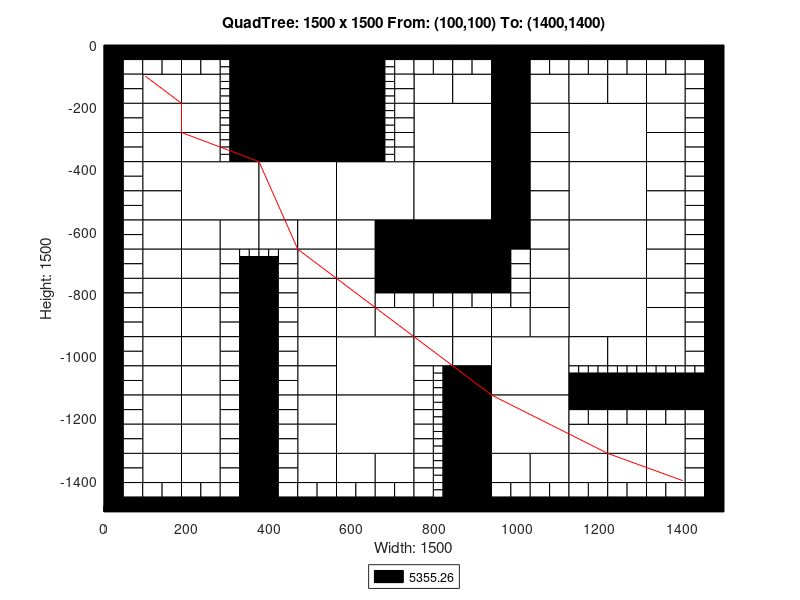

Write the MATLAB code that produced this figure.
axis([0 1500 -1500 0]);
title('QuadTree: 1500 x 1500 From: (100,100) To: (1400,1400)');
xlabel('Width: 1500');
ylabel('Height: 1500');
rectangle('Position',[375 -187.5 187.5 187.5], 'FaceColor',[0 0 0]);
rectangle('Position',[375 -375 187.5 187.5], 'FaceColor',[0 0 0]);
rectangle('Position',[187.5 -562.5 187.5 187.5], 'FaceColor',[1 1 1]);
rectangle('Position',[375 -562.5 187.5 187.5], 'FaceColor',[1 1 1]);
rectangle('Position',[562.5 -562.5 187.5 187.5], 'FaceColor',[1 1 1]);
rectangle('Position',[750 -375 187.5 187.5], 'FaceColor',[1 1 1]);
rectangle('Position',[1125 -375 187.5 187.5], 'FaceColor',[1 1 1]);
rectangle('Position',[750 -562.5 187.5 187.5], 'FaceColor',[1 1 1]);
rectangle('Position',[750 -750 187.5 187.5], 'FaceColor',[0 0 0]);
rectangle('Position',[1125 -562.5 187.5 187.5], 'FaceColor',[1 1 1]);
rectangle('Position',[1125 -750 187.5 187.5], 'FaceColor',[1 1 1]);
rectangle('Position',[562.5 -1125 187.5 187.5], 'FaceColor',[1 1 1]);
rectangle('Position',[562.5 -1312.5 187.5 187.5], 'FaceColor',[1 1 1]);
rectangle('Position',[937.5 -1125 187.5 187.5], 'FaceColor',[1 1 1]);
rectangle('Position',[1125 -937.5 187.5 187.5], 'FaceColor',[1 1 1]);
rectangle('Position',[937.5 -1312.5 187.5 187.5], 'FaceColor',[1 1 1]);
rectangle('Position',[93.75 -187.5 93.75 93.75], 'FaceColor',[1 1 1]);
rectangle('Position',[187.5 -187.5 93.75 93.75], 'FaceColor',[1 1 1]);
rectangle('Position',[93.75 -281.25 93.75 93.75], 'FaceColor',[1 1 1]);
rectangle('Position',[93.75 -375 93.75 93.75], 'FaceColor',[1 1 1]);
rectangle('Position',[187.5 -281.25 93.75 93.75], 'FaceColor',[1 1 1]);
rectangle('Position',[187.5 -375 93.75 93.75], 'FaceColor',[1 1 1]);
rectangle('Position',[562.5 -93.75 93.75 93.75], 'FaceColor',[0 0 0]);
rectangle('Position',[562.5 -187.5 93.75 93.75], 'FaceColor',[0 0 0]);
rectangle('Position',[562.5 -281.25 93.75 93.75], 'FaceColor',[0 0 0]);
rectangle('Position',[562.5 -375 93.75 93.75], 'FaceColor',[0 0 0]);
rectangle('Position',[93.75 -468.75 93.75 93.75], 'FaceColor',[1 1 1]);
rectangle('Position',[93.75 -562.5 93.75 93.75], 'FaceColor',[1 1 1]);
rectangle('Position',[93.75 -656.25 93.75 93.75], 'FaceColor',[1 1 1]);
rectangle('Position',[93.75 -750 93.75 93.75], 'FaceColor',[1 1 1]);
rectangle('Position',[187.5 -656.25 93.75 93.75], 'FaceColor',[1 1 1]);
rectangle('Position',[281.25 -656.25 93.75 93.75], 'FaceColor',[1 1 1]);
rectangle('Position',[187.5 -750 93.75 93.75], 'FaceColor',[1 1 1]);
rectangle('Position',[375 -656.25 93.75 93.75], 'FaceColor',[1 1 1]);
rectangle('Position',[468.75 -656.25 93.75 93.75], 'FaceColor',[1 1 1]);
rectangle('Position',[468.75 -750 93.75 93.75], 'FaceColor',[1 1 1]);
rectangle('Position',[562.5 -656.25 93.75 93.75], 'FaceColor',[1 1 1]);
rectangle('Position',[656.25 -656.25 93.75 93.75], 'FaceColor',[0 0 0]);
rectangle('Position',[562.5 -750 93.75 93.75], 'FaceColor',[1 1 1]);
rectangle('Position',[656.25 -750 93.75 93.75], 'FaceColor',[0 0 0]);
rectangle('Position',[750 -187.5 93.75 93.75], 'FaceColor',[1 1 1]);
rectangle('Position',[843.75 -187.5 93.75 93.75], 'FaceColor',[1 1 1]);
rectangle('Position',[937.5 -93.75 93.75 93.75], 'FaceColor',[0 0 0]);
rectangle('Position',[937.5 -187.5 93.75 93.75], 'FaceColor',[0 0 0]);
rectangle('Position',[1031.25 -187.5 93.75 93.75], 'FaceColor',[1 1 1]);
rectangle('Position',[937.5 -281.25 93.75 93.75], 'FaceColor',[0 0 0]);
rectangle('Position',[1031.25 -281.25 93.75 93.75], 'FaceColor',[1 1 1]);
rectangle('Position',[937.5 -375 93.75 93.75], 'FaceColor',[0 0 0]);
rectangle('Position',[1031.25 -375 93.75 93.75], 'FaceColor',[1 1 1]);
rectangle('Position',[1125 -187.5 93.75 93.75], 'FaceColor',[1 1 1]);
rectangle('Position',[1218.75 -187.5 93.75 93.75], 'FaceColor',[1 1 1]);
rectangle('Position',[1312.5 -187.5 93.75 93.75], 'FaceColor',[1 1 1]);
rectangle('Position',[1312.5 -281.25 93.75 93.75], 'FaceColor',[1 1 1]);
rectangle('Position',[1312.5 -375 93.75 93.75], 'FaceColor',[1 1 1]);
rectangle('Position',[937.5 -468.75 93.75 93.75], 'FaceColor',[0 0 0]);
rectangle('Position',[1031.25 -468.75 93.75 93.75], 'FaceColor',[1 1 1]);
rectangle('Position',[937.5 -562.5 93.75 93.75], 'FaceColor',[0 0 0]);
rectangle('Position',[1031.25 -562.5 93.75 93.75], 'FaceColor',[1 1 1]);
rectangle('Position',[937.5 -656.25 93.75 93.75], 'FaceColor',[0 0 0]);
rectangle('Position',[1031.25 -656.25 93.75 93.75], 'FaceColor',[1 1 1]);
rectangle('Position',[1031.25 -750 93.75 93.75], 'FaceColor',[1 1 1]);
rectangle('Position',[1312.5 -468.75 93.75 93.75], 'FaceColor',[1 1 1]);
rectangle('Position',[1312.5 -562.5 93.75 93.75], 'FaceColor',[1 1 1]);
rectangle('Position',[1312.5 -656.25 93.75 93.75], 'FaceColor',[1 1 1]);
rectangle('Position',[1312.5 -750 93.75 93.75], 'FaceColor',[1 1 1]);
rectangle('Position',[93.75 -843.75 93.75 93.75], 'FaceColor',[1 1 1]);
rectangle('Position',[93.75 -937.5 93.75 93.75], 'FaceColor',[1 1 1]);
rectangle('Position',[187.5 -843.75 93.75 93.75], 'FaceColor',[1 1 1]);
rectangle('Position',[187.5 -937.5 93.75 93.75], 'FaceColor',[1 1 1]);
rectangle('Position',[93.75 -1031.25 93.75 93.75], 'FaceColor',[1 1 1]);
rectangle('Position',[93.75 -1125 93.75 93.75], 'FaceColor',[1 1 1]);
rectangle('Position',[187.5 -1031.25 93.75 93.75], 'FaceColor',[1 1 1]);
rectangle('Position',[187.5 -1125 93.75 93.75], 'FaceColor',[1 1 1]);
rectangle('Position',[468.75 -843.75 93.75 93.75], 'FaceColor',[1 1 1]);
rectangle('Position',[468.75 -937.5 93.75 93.75], 'FaceColor',[1 1 1]);
rectangle('Position',[562.5 -843.75 93.75 93.75], 'FaceColor',[1 1 1]);
rectangle('Position',[562.5 -937.5 93.75 93.75], 'FaceColor',[1 1 1]);
rectangle('Position',[656.25 -937.5 93.75 93.75], 'FaceColor',[1 1 1]);
rectangle('Position',[468.75 -1031.25 93.75 93.75], 'FaceColor',[1 1 1]);
rectangle('Position',[468.75 -1125 93.75 93.75], 'FaceColor',[1 1 1]);
rectangle('Position',[93.75 -1218.75 93.75 93.75], 'FaceColor',[1 1 1]);
rectangle('Position',[93.75 -1312.5 93.75 93.75], 'FaceColor',[1 1 1]);
rectangle('Position',[187.5 -1218.75 93.75 93.75], 'FaceColor',[1 1 1]);
rectangle('Position',[187.5 -1312.5 93.75 93.75], 'FaceColor',[1 1 1]);
rectangle('Position',[93.75 -1406.25 93.75 93.75], 'FaceColor',[1 1 1]);
rectangle('Position',[187.5 -1406.25 93.75 93.75], 'FaceColor',[1 1 1]);
rectangle('Position',[468.75 -1218.75 93.75 93.75], 'FaceColor',[1 1 1]);
rectangle('Position',[468.75 -1312.5 93.75 93.75], 'FaceColor',[1 1 1]);
rectangle('Position',[468.75 -1406.25 93.75 93.75], 'FaceColor',[1 1 1]);
rectangle('Position',[562.5 -1406.25 93.75 93.75], 'FaceColor',[1 1 1]);
rectangle('Position',[656.25 -1406.25 93.75 93.75], 'FaceColor',[1 1 1]);
rectangle('Position',[750 -937.5 93.75 93.75], 'FaceColor',[1 1 1]);
rectangle('Position',[843.75 -937.5 93.75 93.75], 'FaceColor',[1 1 1]);
rectangle('Position',[1031.25 -843.75 93.75 93.75], 'FaceColor',[1 1 1]);
rectangle('Position',[937.5 -937.5 93.75 93.75], 'FaceColor',[1 1 1]);
rectangle('Position',[1031.25 -937.5 93.75 93.75], 'FaceColor',[1 1 1]);
rectangle('Position',[750 -1031.25 93.75 93.75], 'FaceColor',[1 1 1]);
rectangle('Position',[843.75 -1031.25 93.75 93.75], 'FaceColor',[1 1 1]);
rectangle('Position',[843.75 -1125 93.75 93.75], 'FaceColor',[0 0 0]);
rectangle('Position',[1312.5 -843.75 93.75 93.75], 'FaceColor',[1 1 1]);
rectangle('Position',[1312.5 -937.5 93.75 93.75], 'FaceColor',[1 1 1]);
rectangle('Position',[1125 -1031.25 93.75 93.75], 'FaceColor',[1 1 1]);
rectangle('Position',[1218.75 -1031.25 93.75 93.75], 'FaceColor',[1 1 1]);
rectangle('Position',[1312.5 -1031.25 93.75 93.75], 'FaceColor',[1 1 1]);
rectangle('Position',[843.75 -1218.75 93.75 93.75], 'FaceColor',[0 0 0]);
rectangle('Position',[843.75 -1312.5 93.75 93.75], 'FaceColor',[0 0 0]);
rectangle('Position',[843.75 -1406.25 93.75 93.75], 'FaceColor',[0 0 0]);
rectangle('Position',[843.75 -1500 93.75 93.75], 'FaceColor',[0 0 0]);
rectangle('Position',[937.5 -1406.25 93.75 93.75], 'FaceColor',[1 1 1]);
rectangle('Position',[1031.25 -1406.25 93.75 93.75], 'FaceColor',[1 1 1]);
rectangle('Position',[1125 -1312.5 93.75 93.75], 'FaceColor',[1 1 1]);
rectangle('Position',[1218.75 -1312.5 93.75 93.75], 'FaceColor',[1 1 1]);
rectangle('Position',[1312.5 -1312.5 93.75 93.75], 'FaceColor',[1 1 1]);
rectangle('Position',[1125 -1406.25 93.75 93.75], 'FaceColor',[1 1 1]);
rectangle('Position',[1218.75 -1406.25 93.75 93.75], 'FaceColor',[1 1 1]);
rectangle('Position',[1312.5 -1406.25 93.75 93.75], 'FaceColor',[1 1 1]);
rectangle('Position',[0 -46.875 46.875 46.875], 'FaceColor',[0 0 0]);
rectangle('Position',[46.875 -46.875 46.875 46.875], 'FaceColor',[0 0 0]);
rectangle('Position',[0 -93.75 46.875 46.875], 'FaceColor',[0 0 0]);
rectangle('Position',[46.875 -93.75 46.875 46.875], 'FaceColor',[1 1 1]);
rectangle('Position',[93.75 -46.875 46.875 46.875], 'FaceColor',[0 0 0]);
rectangle('Position',[140.625 -46.875 46.875 46.875], 'FaceColor',[0 0 0]);
rectangle('Position',[93.75 -93.75 46.875 46.875], 'FaceColor',[1 1 1]);
rectangle('Position',[140.625 -93.75 46.875 46.875], 'FaceColor',[1 1 1]);
rectangle('Position',[0 -140.625 46.875 46.875], 'FaceColor',[0 0 0]);
rectangle('Position',[46.875 -140.625 46.875 46.875], 'FaceColor',[1 1 1]);
rectangle('Position',[0 -187.5 46.875 46.875], 'FaceColor',[0 0 0]);
rectangle('Position',[46.875 -187.5 46.875 46.875], 'FaceColor',[1 1 1]);
rectangle('Position',[187.5 -46.875 46.875 46.875], 'FaceColor',[0 0 0]);
rectangle('Position',[234.375 -46.875 46.875 46.875], 'FaceColor',[0 0 0]);
rectangle('Position',[187.5 -93.75 46.875 46.875], 'FaceColor',[1 1 1]);
rectangle('Position',[234.375 -93.75 46.875 46.875], 'FaceColor',[1 1 1]);
rectangle('Position',[281.25 -46.875 46.875 46.875], 'FaceColor',[0 0 0]);
rectangle('Position',[328.125 -46.875 46.875 46.875], 'FaceColor',[0 0 0]);
rectangle('Position',[328.125 -93.75 46.875 46.875], 'FaceColor',[0 0 0]);
rectangle('Position',[328.125 -140.625 46.875 46.875], 'FaceColor',[0 0 0]);
rectangle('Position',[328.125 -187.5 46.875 46.875], 'FaceColor',[0 0 0]);
rectangle('Position',[0 -234.375 46.875 46.875], 'FaceColor',[0 0 0]);
rectangle('Position',[46.875 -234.375 46.875 46.875], 'FaceColor',[1 1 1]);
rectangle('Position',[0 -281.25 46.875 46.875], 'FaceColor',[0 0 0]);
rectangle('Position',[46.875 -281.25 46.875 46.875], 'FaceColor',[1 1 1]);
rectangle('Position',[0 -328.125 46.875 46.875], 'FaceColor',[0 0 0]);
rectangle('Position',[46.875 -328.125 46.875 46.875], 'FaceColor',[1 1 1]);
rectangle('Position',[0 -375 46.875 46.875], 'FaceColor',[0 0 0]);
rectangle('Position',[46.875 -375 46.875 46.875], 'FaceColor',[1 1 1]);
rectangle('Position',[328.125 -234.375 46.875 46.875], 'FaceColor',[0 0 0]);
rectangle('Position',[328.125 -281.25 46.875 46.875], 'FaceColor',[0 0 0]);
rectangle('Position',[328.125 -328.125 46.875 46.875], 'FaceColor',[0 0 0]);
rectangle('Position',[328.125 -375 46.875 46.875], 'FaceColor',[0 0 0]);
rectangle('Position',[656.25 -46.875 46.875 46.875], 'FaceColor',[0 0 0]);
rectangle('Position',[703.125 -46.875 46.875 46.875], 'FaceColor',[0 0 0]);
rectangle('Position',[703.125 -93.75 46.875 46.875], 'FaceColor',[1 1 1]);
rectangle('Position',[703.125 -140.625 46.875 46.875], 'FaceColor',[1 1 1]);
rectangle('Position',[703.125 -187.5 46.875 46.875], 'FaceColor',[1 1 1]);
rectangle('Position',[703.125 -234.375 46.875 46.875], 'FaceColor',[1 1 1]);
rectangle('Position',[703.125 -281.25 46.875 46.875], 'FaceColor',[1 1 1]);
rectangle('Position',[703.125 -328.125 46.875 46.875], 'FaceColor',[1 1 1]);
rectangle('Position',[703.125 -375 46.875 46.875], 'FaceColor',[1 1 1]);
rectangle('Position',[0 -421.875 46.875 46.875], 'FaceColor',[0 0 0]);
rectangle('Position',[46.875 -421.875 46.875 46.875], 'FaceColor',[1 1 1]);
rectangle('Position',[0 -468.75 46.875 46.875], 'FaceColor',[0 0 0]);
rectangle('Position',[46.875 -468.75 46.875 46.875], 'FaceColor',[1 1 1]);
rectangle('Position',[0 -515.625 46.875 46.875], 'FaceColor',[0 0 0]);
rectangle('Position',[46.875 -515.625 46.875 46.875], 'FaceColor',[1 1 1]);
rectangle('Position',[0 -562.5 46.875 46.875], 'FaceColor',[0 0 0]);
rectangle('Position',[46.875 -562.5 46.875 46.875], 'FaceColor',[1 1 1]);
rectangle('Position',[0 -609.375 46.875 46.875], 'FaceColor',[0 0 0]);
rectangle('Position',[46.875 -609.375 46.875 46.875], 'FaceColor',[1 1 1]);
rectangle('Position',[0 -656.25 46.875 46.875], 'FaceColor',[0 0 0]);
rectangle('Position',[46.875 -656.25 46.875 46.875], 'FaceColor',[1 1 1]);
rectangle('Position',[0 -703.125 46.875 46.875], 'FaceColor',[0 0 0]);
rectangle('Position',[46.875 -703.125 46.875 46.875], 'FaceColor',[1 1 1]);
rectangle('Position',[0 -750 46.875 46.875], 'FaceColor',[0 0 0]);
rectangle('Position',[46.875 -750 46.875 46.875], 'FaceColor',[1 1 1]);
rectangle('Position',[281.25 -703.125 46.875 46.875], 'FaceColor',[1 1 1]);
rectangle('Position',[281.25 -750 46.875 46.875], 'FaceColor',[1 1 1]);
rectangle('Position',[328.125 -750 46.875 46.875], 'FaceColor',[0 0 0]);
rectangle('Position',[421.875 -703.125 46.875 46.875], 'FaceColor',[1 1 1]);
rectangle('Position',[375 -750 46.875 46.875], 'FaceColor',[0 0 0]);
rectangle('Position',[421.875 -750 46.875 46.875], 'FaceColor',[1 1 1]);
rectangle('Position',[750 -46.875 46.875 46.875], 'FaceColor',[0 0 0]);
rectangle('Position',[796.875 -46.875 46.875 46.875], 'FaceColor',[0 0 0]);
rectangle('Position',[750 -93.75 46.875 46.875], 'FaceColor',[1 1 1]);
rectangle('Position',[796.875 -93.75 46.875 46.875], 'FaceColor',[1 1 1]);
rectangle('Position',[843.75 -46.875 46.875 46.875], 'FaceColor',[0 0 0]);
rectangle('Position',[890.625 -46.875 46.875 46.875], 'FaceColor',[0 0 0]);
rectangle('Position',[843.75 -93.75 46.875 46.875], 'FaceColor',[1 1 1]);
rectangle('Position',[890.625 -93.75 46.875 46.875], 'FaceColor',[1 1 1]);
rectangle('Position',[1031.25 -46.875 46.875 46.875], 'FaceColor',[0 0 0]);
rectangle('Position',[1078.12 -46.875 46.875 46.875], 'FaceColor',[0 0 0]);
rectangle('Position',[1031.25 -93.75 46.875 46.875], 'FaceColor',[1 1 1]);
rectangle('Position',[1078.12 -93.75 46.875 46.875], 'FaceColor',[1 1 1]);
rectangle('Position',[1125 -46.875 46.875 46.875], 'FaceColor',[0 0 0]);
rectangle('Position',[1171.88 -46.875 46.875 46.875], 'FaceColor',[0 0 0]);
rectangle('Position',[1125 -93.75 46.875 46.875], 'FaceColor',[1 1 1]);
rectangle('Position',[1171.88 -93.75 46.875 46.875], 'FaceColor',[1 1 1]);
rectangle('Position',[1218.75 -46.875 46.875 46.875], 'FaceColor',[0 0 0]);
rectangle('Position',[1265.62 -46.875 46.875 46.875], 'FaceColor',[0 0 0]);
rectangle('Position',[1218.75 -93.75 46.875 46.875], 'FaceColor',[1 1 1]);
rectangle('Position',[1265.62 -93.75 46.875 46.875], 'FaceColor',[1 1 1]);
rectangle('Position',[1312.5 -46.875 46.875 46.875], 'FaceColor',[0 0 0]);
rectangle('Position',[1359.38 -46.875 46.875 46.875], 'FaceColor',[0 0 0]);
rectangle('Position',[1312.5 -93.75 46.875 46.875], 'FaceColor',[1 1 1]);
rectangle('Position',[1359.38 -93.75 46.875 46.875], 'FaceColor',[1 1 1]);
rectangle('Position',[1406.25 -46.875 46.875 46.875], 'FaceColor',[0 0 0]);
rectangle('Position',[1453.12 -46.875 46.875 46.875], 'FaceColor',[0 0 0]);
rectangle('Position',[1406.25 -93.75 46.875 46.875], 'FaceColor',[1 1 1]);
rectangle('Position',[1453.12 -93.75 46.875 46.875], 'FaceColor',[0 0 0]);
rectangle('Position',[1406.25 -140.625 46.875 46.875], 'FaceColor',[1 1 1]);
rectangle('Position',[1453.12 -140.625 46.875 46.875], 'FaceColor',[0 0 0]);
rectangle('Position',[1406.25 -187.5 46.875 46.875], 'FaceColor',[1 1 1]);
rectangle('Position',[1453.12 -187.5 46.875 46.875], 'FaceColor',[0 0 0]);
rectangle('Position',[1406.25 -234.375 46.875 46.875], 'FaceColor',[1 1 1]);
rectangle('Position',[1453.12 -234.375 46.875 46.875], 'FaceColor',[0 0 0]);
rectangle('Position',[1406.25 -281.25 46.875 46.875], 'FaceColor',[1 1 1]);
rectangle('Position',[1453.12 -281.25 46.875 46.875], 'FaceColor',[0 0 0]);
rectangle('Position',[1406.25 -328.125 46.875 46.875], 'FaceColor',[1 1 1]);
rectangle('Position',[1453.12 -328.125 46.875 46.875], 'FaceColor',[0 0 0]);
rectangle('Position',[1406.25 -375 46.875 46.875], 'FaceColor',[1 1 1]);
rectangle('Position',[1453.12 -375 46.875 46.875], 'FaceColor',[0 0 0]);
rectangle('Position',[937.5 -703.125 46.875 46.875], 'FaceColor',[0 0 0]);
rectangle('Position',[984.375 -703.125 46.875 46.875], 'FaceColor',[1 1 1]);
rectangle('Position',[937.5 -750 46.875 46.875], 'FaceColor',[0 0 0]);
rectangle('Position',[984.375 -750 46.875 46.875], 'FaceColor',[1 1 1]);
rectangle('Position',[1406.25 -421.875 46.875 46.875], 'FaceColor',[1 1 1]);
rectangle('Position',[1453.12 -421.875 46.875 46.875], 'FaceColor',[0 0 0]);
rectangle('Position',[1406.25 -468.75 46.875 46.875], 'FaceColor',[1 1 1]);
rectangle('Position',[1453.12 -468.75 46.875 46.875], 'FaceColor',[0 0 0]);
rectangle('Position',[1406.25 -515.625 46.875 46.875], 'FaceColor',[1 1 1]);
rectangle('Position',[1453.12 -515.625 46.875 46.875], 'FaceColor',[0 0 0]);
rectangle('Position',[1406.25 -562.5 46.875 46.875], 'FaceColor',[1 1 1]);
rectangle('Position',[1453.12 -562.5 46.875 46.875], 'FaceColor',[0 0 0]);
rectangle('Position',[1406.25 -609.375 46.875 46.875], 'FaceColor',[1 1 1]);
rectangle('Position',[1453.12 -609.375 46.875 46.875], 'FaceColor',[0 0 0]);
rectangle('Position',[1406.25 -656.25 46.875 46.875], 'FaceColor',[1 1 1]);
rectangle('Position',[1453.12 -656.25 46.875 46.875], 'FaceColor',[0 0 0]);
rectangle('Position',[1406.25 -703.125 46.875 46.875], 'FaceColor',[1 1 1]);
rectangle('Position',[1453.12 -703.125 46.875 46.875], 'FaceColor',[0 0 0]);
rectangle('Position',[1406.25 -750 46.875 46.875], 'FaceColor',[1 1 1]);
rectangle('Position',[1453.12 -750 46.875 46.875], 'FaceColor',[0 0 0]);
rectangle('Position',[0 -796.875 46.875 46.875], 'FaceColor',[0 0 0]);
rectangle('Position',[46.875 -796.875 46.875 46.875], 'FaceColor',[1 1 1]);
rectangle('Position',[0 -843.75 46.875 46.875], 'FaceColor',[0 0 0]);
rectangle('Position',[46.875 -843.75 46.875 46.875], 'FaceColor',[1 1 1]);
rectangle('Position',[0 -890.625 46.875 46.875], 'FaceColor',[0 0 0]);
rectangle('Position',[46.875 -890.625 46.875 46.875], 'FaceColor',[1 1 1]);
rectangle('Position',[0 -937.5 46.875 46.875], 'FaceColor',[0 0 0]);
rectangle('Position',[46.875 -937.5 46.875 46.875], 'FaceColor',[1 1 1]);
rectangle('Position',[281.25 -796.875 46.875 46.875], 'FaceColor',[1 1 1]);
rectangle('Position',[328.125 -796.875 46.875 46.875], 'FaceColor',[0 0 0]);
rectangle('Position',[281.25 -843.75 46.875 46.875], 'FaceColor',[1 1 1]);
rectangle('Position',[328.125 -843.75 46.875 46.875], 'FaceColor',[0 0 0]);
rectangle('Position',[281.25 -890.625 46.875 46.875], 'FaceColor',[1 1 1]);
rectangle('Position',[328.125 -890.625 46.875 46.875], 'FaceColor',[0 0 0]);
rectangle('Position',[281.25 -937.5 46.875 46.875], 'FaceColor',[1 1 1]);
rectangle('Position',[328.125 -937.5 46.875 46.875], 'FaceColor',[0 0 0]);
rectangle('Position',[0 -984.375 46.875 46.875], 'FaceColor',[0 0 0]);
rectangle('Position',[46.875 -984.375 46.875 46.875], 'FaceColor',[1 1 1]);
rectangle('Position',[0 -1031.25 46.875 46.875], 'FaceColor',[0 0 0]);
rectangle('Position',[46.875 -1031.25 46.875 46.875], 'FaceColor',[1 1 1]);
rectangle('Position',[0 -1078.12 46.875 46.875], 'FaceColor',[0 0 0]);
rectangle('Position',[46.875 -1078.12 46.875 46.875], 'FaceColor',[1 1 1]);
rectangle('Position',[0 -1125 46.875 46.875], 'FaceColor',[0 0 0]);
rectangle('Position',[46.875 -1125 46.875 46.875], 'FaceColor',[1 1 1]);
rectangle('Position',[281.25 -984.375 46.875 46.875], 'FaceColor',[1 1 1]);
rectangle('Position',[328.125 -984.375 46.875 46.875], 'FaceColor',[0 0 0]);
rectangle('Position',[281.25 -1031.25 46.875 46.875], 'FaceColor',[1 1 1]);
rectangle('Position',[328.125 -1031.25 46.875 46.875], 'FaceColor',[0 0 0]);
rectangle('Position',[281.25 -1078.12 46.875 46.875], 'FaceColor',[1 1 1]);
rectangle('Position',[328.125 -1078.12 46.875 46.875], 'FaceColor',[0 0 0]);
rectangle('Position',[281.25 -1125 46.875 46.875], 'FaceColor',[1 1 1]);
rectangle('Position',[328.125 -1125 46.875 46.875], 'FaceColor',[0 0 0]);
rectangle('Position',[375 -796.875 46.875 46.875], 'FaceColor',[0 0 0]);
rectangle('Position',[421.875 -796.875 46.875 46.875], 'FaceColor',[1 1 1]);
rectangle('Position',[375 -843.75 46.875 46.875], 'FaceColor',[0 0 0]);
rectangle('Position',[421.875 -843.75 46.875 46.875], 'FaceColor',[1 1 1]);
rectangle('Position',[375 -890.625 46.875 46.875], 'FaceColor',[0 0 0]);
rectangle('Position',[421.875 -890.625 46.875 46.875], 'FaceColor',[1 1 1]);
rectangle('Position',[375 -937.5 46.875 46.875], 'FaceColor',[0 0 0]);
rectangle('Position',[421.875 -937.5 46.875 46.875], 'FaceColor',[1 1 1]);
rectangle('Position',[656.25 -796.875 46.875 46.875], 'FaceColor',[0 0 0]);
rectangle('Position',[703.125 -796.875 46.875 46.875], 'FaceColor',[0 0 0]);
rectangle('Position',[656.25 -843.75 46.875 46.875], 'FaceColor',[1 1 1]);
rectangle('Position',[703.125 -843.75 46.875 46.875], 'FaceColor',[1 1 1]);
rectangle('Position',[375 -984.375 46.875 46.875], 'FaceColor',[0 0 0]);
rectangle('Position',[421.875 -984.375 46.875 46.875], 'FaceColor',[1 1 1]);
rectangle('Position',[375 -1031.25 46.875 46.875], 'FaceColor',[0 0 0]);
rectangle('Position',[421.875 -1031.25 46.875 46.875], 'FaceColor',[1 1 1]);
rectangle('Position',[375 -1078.12 46.875 46.875], 'FaceColor',[0 0 0]);
rectangle('Position',[421.875 -1078.12 46.875 46.875], 'FaceColor',[1 1 1]);
rectangle('Position',[375 -1125 46.875 46.875], 'FaceColor',[0 0 0]);
rectangle('Position',[421.875 -1125 46.875 46.875], 'FaceColor',[1 1 1]);
rectangle('Position',[0 -1171.88 46.875 46.875], 'FaceColor',[0 0 0]);
rectangle('Position',[46.875 -1171.88 46.875 46.875], 'FaceColor',[1 1 1]);
rectangle('Position',[0 -1218.75 46.875 46.875], 'FaceColor',[0 0 0]);
rectangle('Position',[46.875 -1218.75 46.875 46.875], 'FaceColor',[1 1 1]);
rectangle('Position',[0 -1265.62 46.875 46.875], 'FaceColor',[0 0 0]);
rectangle('Position',[46.875 -1265.62 46.875 46.875], 'FaceColor',[1 1 1]);
rectangle('Position',[0 -1312.5 46.875 46.875], 'FaceColor',[0 0 0]);
rectangle('Position',[46.875 -1312.5 46.875 46.875], 'FaceColor',[1 1 1]);
rectangle('Position',[281.25 -1171.88 46.875 46.875], 'FaceColor',[1 1 1]);
rectangle('Position',[328.125 -1171.88 46.875 46.875], 'FaceColor',[0 0 0]);
rectangle('Position',[281.25 -1218.75 46.875 46.875], 'FaceColor',[1 1 1]);
rectangle('Position',[328.125 -1218.75 46.875 46.875], 'FaceColor',[0 0 0]);
rectangle('Position',[281.25 -1265.62 46.875 46.875], 'FaceColor',[1 1 1]);
rectangle('Position',[328.125 -1265.62 46.875 46.875], 'FaceColor',[0 0 0]);
rectangle('Position',[281.25 -1312.5 46.875 46.875], 'FaceColor',[1 1 1]);
rectangle('Position',[328.125 -1312.5 46.875 46.875], 'FaceColor',[0 0 0]);
rectangle('Position',[0 -1359.38 46.875 46.875], 'FaceColor',[0 0 0]);
rectangle('Position',[46.875 -1359.38 46.875 46.875], 'FaceColor',[1 1 1]);
rectangle('Position',[0 -1406.25 46.875 46.875], 'FaceColor',[0 0 0]);
rectangle('Position',[46.875 -1406.25 46.875 46.875], 'FaceColor',[1 1 1]);
rectangle('Position',[0 -1453.12 46.875 46.875], 'FaceColor',[0 0 0]);
rectangle('Position',[46.875 -1453.12 46.875 46.875], 'FaceColor',[1 1 1]);
rectangle('Position',[0 -1500 46.875 46.875], 'FaceColor',[0 0 0]);
rectangle('Position',[46.875 -1500 46.875 46.875], 'FaceColor',[0 0 0]);
rectangle('Position',[93.75 -1453.12 46.875 46.875], 'FaceColor',[1 1 1]);
rectangle('Position',[140.625 -1453.12 46.875 46.875], 'FaceColor',[1 1 1]);
rectangle('Position',[93.75 -1500 46.875 46.875], 'FaceColor',[0 0 0]);
rectangle('Position',[140.625 -1500 46.875 46.875], 'FaceColor',[0 0 0]);
rectangle('Position',[281.25 -1359.38 46.875 46.875], 'FaceColor',[1 1 1]);
rectangle('Position',[328.125 -1359.38 46.875 46.875], 'FaceColor',[0 0 0]);
rectangle('Position',[281.25 -1406.25 46.875 46.875], 'FaceColor',[1 1 1]);
rectangle('Position',[328.125 -1406.25 46.875 46.875], 'FaceColor',[0 0 0]);
rectangle('Position',[187.5 -1453.12 46.875 46.875], 'FaceColor',[1 1 1]);
rectangle('Position',[234.375 -1453.12 46.875 46.875], 'FaceColor',[1 1 1]);
rectangle('Position',[187.5 -1500 46.875 46.875], 'FaceColor',[0 0 0]);
rectangle('Position',[234.375 -1500 46.875 46.875], 'FaceColor',[0 0 0]);
rectangle('Position',[281.25 -1453.12 46.875 46.875], 'FaceColor',[1 1 1]);
rectangle('Position',[328.125 -1453.12 46.875 46.875], 'FaceColor',[0 0 0]);
rectangle('Position',[281.25 -1500 46.875 46.875], 'FaceColor',[0 0 0]);
rectangle('Position',[328.125 -1500 46.875 46.875], 'FaceColor',[0 0 0]);
rectangle('Position',[375 -1171.88 46.875 46.875], 'FaceColor',[0 0 0]);
rectangle('Position',[421.875 -1171.88 46.875 46.875], 'FaceColor',[1 1 1]);
rectangle('Position',[375 -1218.75 46.875 46.875], 'FaceColor',[0 0 0]);
rectangle('Position',[421.875 -1218.75 46.875 46.875], 'FaceColor',[1 1 1]);
rectangle('Position',[375 -1265.62 46.875 46.875], 'FaceColor',[0 0 0]);
rectangle('Position',[421.875 -1265.62 46.875 46.875], 'FaceColor',[1 1 1]);
rectangle('Position',[375 -1312.5 46.875 46.875], 'FaceColor',[0 0 0]);
rectangle('Position',[421.875 -1312.5 46.875 46.875], 'FaceColor',[1 1 1]);
rectangle('Position',[375 -1359.38 46.875 46.875], 'FaceColor',[0 0 0]);
rectangle('Position',[421.875 -1359.38 46.875 46.875], 'FaceColor',[1 1 1]);
rectangle('Position',[375 -1406.25 46.875 46.875], 'FaceColor',[0 0 0]);
rectangle('Position',[421.875 -1406.25 46.875 46.875], 'FaceColor',[1 1 1]);
rectangle('Position',[375 -1453.12 46.875 46.875], 'FaceColor',[0 0 0]);
rectangle('Position',[421.875 -1453.12 46.875 46.875], 'FaceColor',[1 1 1]);
rectangle('Position',[375 -1500 46.875 46.875], 'FaceColor',[0 0 0]);
rectangle('Position',[421.875 -1500 46.875 46.875], 'FaceColor',[0 0 0]);
rectangle('Position',[468.75 -1453.12 46.875 46.875], 'FaceColor',[1 1 1]);
rectangle('Position',[515.625 -1453.12 46.875 46.875], 'FaceColor',[1 1 1]);
rectangle('Position',[468.75 -1500 46.875 46.875], 'FaceColor',[0 0 0]);
rectangle('Position',[515.625 -1500 46.875 46.875], 'FaceColor',[0 0 0]);
rectangle('Position',[562.5 -1453.12 46.875 46.875], 'FaceColor',[1 1 1]);
rectangle('Position',[609.375 -1453.12 46.875 46.875], 'FaceColor',[1 1 1]);
rectangle('Position',[562.5 -1500 46.875 46.875], 'FaceColor',[0 0 0]);
rectangle('Position',[609.375 -1500 46.875 46.875], 'FaceColor',[0 0 0]);
rectangle('Position',[656.25 -1453.12 46.875 46.875], 'FaceColor',[1 1 1]);
rectangle('Position',[703.125 -1453.12 46.875 46.875], 'FaceColor',[1 1 1]);
rectangle('Position',[656.25 -1500 46.875 46.875], 'FaceColor',[0 0 0]);
rectangle('Position',[703.125 -1500 46.875 46.875], 'FaceColor',[0 0 0]);
rectangle('Position',[750 -796.875 46.875 46.875], 'FaceColor',[0 0 0]);
rectangle('Position',[796.875 -796.875 46.875 46.875], 'FaceColor',[0 0 0]);
rectangle('Position',[750 -843.75 46.875 46.875], 'FaceColor',[1 1 1]);
rectangle('Position',[796.875 -843.75 46.875 46.875], 'FaceColor',[1 1 1]);
rectangle('Position',[843.75 -796.875 46.875 46.875], 'FaceColor',[0 0 0]);
rectangle('Position',[890.625 -796.875 46.875 46.875], 'FaceColor',[0 0 0]);
rectangle('Position',[843.75 -843.75 46.875 46.875], 'FaceColor',[1 1 1]);
rectangle('Position',[890.625 -843.75 46.875 46.875], 'FaceColor',[1 1 1]);
rectangle('Position',[937.5 -796.875 46.875 46.875], 'FaceColor',[0 0 0]);
rectangle('Position',[984.375 -796.875 46.875 46.875], 'FaceColor',[1 1 1]);
rectangle('Position',[937.5 -843.75 46.875 46.875], 'FaceColor',[1 1 1]);
rectangle('Position',[984.375 -843.75 46.875 46.875], 'FaceColor',[1 1 1]);
rectangle('Position',[750 -1078.12 46.875 46.875], 'FaceColor',[1 1 1]);
rectangle('Position',[750 -1125 46.875 46.875], 'FaceColor',[1 1 1]);
rectangle('Position',[1406.25 -796.875 46.875 46.875], 'FaceColor',[1 1 1]);
rectangle('Position',[1453.12 -796.875 46.875 46.875], 'FaceColor',[0 0 0]);
rectangle('Position',[1406.25 -843.75 46.875 46.875], 'FaceColor',[1 1 1]);
rectangle('Position',[1453.12 -843.75 46.875 46.875], 'FaceColor',[0 0 0]);
rectangle('Position',[1406.25 -890.625 46.875 46.875], 'FaceColor',[1 1 1]);
rectangle('Position',[1453.12 -890.625 46.875 46.875], 'FaceColor',[0 0 0]);
rectangle('Position',[1406.25 -937.5 46.875 46.875], 'FaceColor',[1 1 1]);
rectangle('Position',[1453.12 -937.5 46.875 46.875], 'FaceColor',[0 0 0]);
rectangle('Position',[1125 -1125 46.875 46.875], 'FaceColor',[0 0 0]);
rectangle('Position',[1171.88 -1125 46.875 46.875], 'FaceColor',[0 0 0]);
rectangle('Position',[1218.75 -1125 46.875 46.875], 'FaceColor',[0 0 0]);
rectangle('Position',[1265.62 -1125 46.875 46.875], 'FaceColor',[0 0 0]);
rectangle('Position',[1406.25 -984.375 46.875 46.875], 'FaceColor',[1 1 1]);
rectangle('Position',[1453.12 -984.375 46.875 46.875], 'FaceColor',[0 0 0]);
rectangle('Position',[1406.25 -1031.25 46.875 46.875], 'FaceColor',[1 1 1]);
rectangle('Position',[1453.12 -1031.25 46.875 46.875], 'FaceColor',[0 0 0]);
rectangle('Position',[1312.5 -1125 46.875 46.875], 'FaceColor',[0 0 0]);
rectangle('Position',[1359.38 -1125 46.875 46.875], 'FaceColor',[0 0 0]);
rectangle('Position',[1453.12 -1078.12 46.875 46.875], 'FaceColor',[0 0 0]);
rectangle('Position',[1406.25 -1125 46.875 46.875], 'FaceColor',[0 0 0]);
rectangle('Position',[1453.12 -1125 46.875 46.875], 'FaceColor',[0 0 0]);
rectangle('Position',[750 -1171.88 46.875 46.875], 'FaceColor',[1 1 1]);
rectangle('Position',[750 -1218.75 46.875 46.875], 'FaceColor',[1 1 1]);
rectangle('Position',[750 -1265.62 46.875 46.875], 'FaceColor',[1 1 1]);
rectangle('Position',[750 -1312.5 46.875 46.875], 'FaceColor',[1 1 1]);
rectangle('Position',[750 -1359.38 46.875 46.875], 'FaceColor',[1 1 1]);
rectangle('Position',[750 -1406.25 46.875 46.875], 'FaceColor',[1 1 1]);
rectangle('Position',[750 -1453.12 46.875 46.875], 'FaceColor',[1 1 1]);
rectangle('Position',[750 -1500 46.875 46.875], 'FaceColor',[0 0 0]);
rectangle('Position',[796.875 -1500 46.875 46.875], 'FaceColor',[0 0 0]);
rectangle('Position',[937.5 -1453.12 46.875 46.875], 'FaceColor',[1 1 1]);
rectangle('Position',[984.375 -1453.12 46.875 46.875], 'FaceColor',[1 1 1]);
rectangle('Position',[937.5 -1500 46.875 46.875], 'FaceColor',[0 0 0]);
rectangle('Position',[984.375 -1500 46.875 46.875], 'FaceColor',[0 0 0]);
rectangle('Position',[1031.25 -1453.12 46.875 46.875], 'FaceColor',[1 1 1]);
rectangle('Position',[1078.12 -1453.12 46.875 46.875], 'FaceColor',[1 1 1]);
rectangle('Position',[1031.25 -1500 46.875 46.875], 'FaceColor',[0 0 0]);
rectangle('Position',[1078.12 -1500 46.875 46.875], 'FaceColor',[0 0 0]);
rectangle('Position',[1125 -1171.88 46.875 46.875], 'FaceColor',[0 0 0]);
rectangle('Position',[1171.88 -1171.88 46.875 46.875], 'FaceColor',[0 0 0]);
rectangle('Position',[1125 -1218.75 46.875 46.875], 'FaceColor',[1 1 1]);
rectangle('Position',[1171.88 -1218.75 46.875 46.875], 'FaceColor',[1 1 1]);
rectangle('Position',[1218.75 -1171.88 46.875 46.875], 'FaceColor',[0 0 0]);
rectangle('Position',[1265.62 -1171.88 46.875 46.875], 'FaceColor',[0 0 0]);
rectangle('Position',[1218.75 -1218.75 46.875 46.875], 'FaceColor',[1 1 1]);
rectangle('Position',[1265.62 -1218.75 46.875 46.875], 'FaceColor',[1 1 1]);
rectangle('Position',[1312.5 -1171.88 46.875 46.875], 'FaceColor',[0 0 0]);
rectangle('Position',[1359.38 -1171.88 46.875 46.875], 'FaceColor',[0 0 0]);
rectangle('Position',[1312.5 -1218.75 46.875 46.875], 'FaceColor',[1 1 1]);
rectangle('Position',[1359.38 -1218.75 46.875 46.875], 'FaceColor',[1 1 1]);
rectangle('Position',[1406.25 -1171.88 46.875 46.875], 'FaceColor',[0 0 0]);
rectangle('Position',[1453.12 -1171.88 46.875 46.875], 'FaceColor',[0 0 0]);
rectangle('Position',[1406.25 -1218.75 46.875 46.875], 'FaceColor',[1 1 1]);
rectangle('Position',[1453.12 -1218.75 46.875 46.875], 'FaceColor',[0 0 0]);
rectangle('Position',[1406.25 -1265.62 46.875 46.875], 'FaceColor',[1 1 1]);
rectangle('Position',[1453.12 -1265.62 46.875 46.875], 'FaceColor',[0 0 0]);
rectangle('Position',[1406.25 -1312.5 46.875 46.875], 'FaceColor',[1 1 1]);
rectangle('Position',[1453.12 -1312.5 46.875 46.875], 'FaceColor',[0 0 0]);
rectangle('Position',[1125 -1453.12 46.875 46.875], 'FaceColor',[1 1 1]);
rectangle('Position',[1171.88 -1453.12 46.875 46.875], 'FaceColor',[1 1 1]);
rectangle('Position',[1125 -1500 46.875 46.875], 'FaceColor',[0 0 0]);
rectangle('Position',[1171.88 -1500 46.875 46.875], 'FaceColor',[0 0 0]);
rectangle('Position',[1218.75 -1453.12 46.875 46.875], 'FaceColor',[1 1 1]);
rectangle('Position',[1265.62 -1453.12 46.875 46.875], 'FaceColor',[1 1 1]);
rectangle('Position',[1218.75 -1500 46.875 46.875], 'FaceColor',[0 0 0]);
rectangle('Position',[1265.62 -1500 46.875 46.875], 'FaceColor',[0 0 0]);
rectangle('Position',[1406.25 -1359.38 46.875 46.875], 'FaceColor',[1 1 1]);
rectangle('Position',[1453.12 -1359.38 46.875 46.875], 'FaceColor',[0 0 0]);
rectangle('Position',[1406.25 -1406.25 46.875 46.875], 'FaceColor',[1 1 1]);
rectangle('Position',[1453.12 -1406.25 46.875 46.875], 'FaceColor',[0 0 0]);
rectangle('Position',[1312.5 -1453.12 46.875 46.875], 'FaceColor',[1 1 1]);
rectangle('Position',[1359.38 -1453.12 46.875 46.875], 'FaceColor',[1 1 1]);
rectangle('Position',[1312.5 -1500 46.875 46.875], 'FaceColor',[0 0 0]);
rectangle('Position',[1359.38 -1500 46.875 46.875], 'FaceColor',[0 0 0]);
rectangle('Position',[1406.25 -1453.12 46.875 46.875], 'FaceColor',[1 1 1]);
rectangle('Position',[1453.12 -1453.12 46.875 46.875], 'FaceColor',[0 0 0]);
rectangle('Position',[1406.25 -1500 46.875 46.875], 'FaceColor',[0 0 0]);
rectangle('Position',[1453.12 -1500 46.875 46.875], 'FaceColor',[0 0 0]);
rectangle('Position',[281.25 -70.3125 23.4375 23.4375], 'FaceColor',[1 1 1]);
rectangle('Position',[304.688 -70.3125 23.4375 23.4375], 'FaceColor',[0 0 0]);
rectangle('Position',[281.25 -93.75 23.4375 23.4375], 'FaceColor',[1 1 1]);
rectangle('Position',[304.688 -93.75 23.4375 23.4375], 'FaceColor',[0 0 0]);
rectangle('Position',[281.25 -117.188 23.4375 23.4375], 'FaceColor',[1 1 1]);
rectangle('Position',[304.688 -117.188 23.4375 23.4375], 'FaceColor',[0 0 0]);
rectangle('Position',[281.25 -140.625 23.4375 23.4375], 'FaceColor',[1 1 1]);
rectangle('Position',[304.688 -140.625 23.4375 23.4375], 'FaceColor',[0 0 0]);
rectangle('Position',[281.25 -164.062 23.4375 23.4375], 'FaceColor',[1 1 1]);
rectangle('Position',[304.688 -164.062 23.4375 23.4375], 'FaceColor',[0 0 0]);
rectangle('Position',[281.25 -187.5 23.4375 23.4375], 'FaceColor',[1 1 1]);
rectangle('Position',[304.688 -187.5 23.4375 23.4375], 'FaceColor',[0 0 0]);
rectangle('Position',[281.25 -210.938 23.4375 23.4375], 'FaceColor',[1 1 1]);
rectangle('Position',[304.688 -210.938 23.4375 23.4375], 'FaceColor',[0 0 0]);
rectangle('Position',[281.25 -234.375 23.4375 23.4375], 'FaceColor',[1 1 1]);
rectangle('Position',[304.688 -234.375 23.4375 23.4375], 'FaceColor',[0 0 0]);
rectangle('Position',[281.25 -257.812 23.4375 23.4375], 'FaceColor',[1 1 1]);
rectangle('Position',[304.688 -257.812 23.4375 23.4375], 'FaceColor',[0 0 0]);
rectangle('Position',[281.25 -281.25 23.4375 23.4375], 'FaceColor',[1 1 1]);
rectangle('Position',[304.688 -281.25 23.4375 23.4375], 'FaceColor',[0 0 0]);
rectangle('Position',[281.25 -304.688 23.4375 23.4375], 'FaceColor',[1 1 1]);
rectangle('Position',[304.688 -304.688 23.4375 23.4375], 'FaceColor',[0 0 0]);
rectangle('Position',[281.25 -328.125 23.4375 23.4375], 'FaceColor',[1 1 1]);
rectangle('Position',[304.688 -328.125 23.4375 23.4375], 'FaceColor',[0 0 0]);
rectangle('Position',[281.25 -351.562 23.4375 23.4375], 'FaceColor',[1 1 1]);
rectangle('Position',[304.688 -351.562 23.4375 23.4375], 'FaceColor',[0 0 0]);
rectangle('Position',[281.25 -375 23.4375 23.4375], 'FaceColor',[1 1 1]);
rectangle('Position',[304.688 -375 23.4375 23.4375], 'FaceColor',[0 0 0]);
rectangle('Position',[656.25 -70.3125 23.4375 23.4375], 'FaceColor',[0 0 0]);
rectangle('Position',[679.688 -70.3125 23.4375 23.4375], 'FaceColor',[1 1 1]);
rectangle('Position',[656.25 -93.75 23.4375 23.4375], 'FaceColor',[0 0 0]);
rectangle('Position',[679.688 -93.75 23.4375 23.4375], 'FaceColor',[1 1 1]);
rectangle('Position',[656.25 -117.188 23.4375 23.4375], 'FaceColor',[0 0 0]);
rectangle('Position',[679.688 -117.188 23.4375 23.4375], 'FaceColor',[1 1 1]);
rectangle('Position',[656.25 -140.625 23.4375 23.4375], 'FaceColor',[0 0 0]);
rectangle('Position',[679.688 -140.625 23.4375 23.4375], 'FaceColor',[1 1 1]);
rectangle('Position',[656.25 -164.062 23.4375 23.4375], 'FaceColor',[0 0 0]);
rectangle('Position',[679.688 -164.062 23.4375 23.4375], 'FaceColor',[1 1 1]);
rectangle('Position',[656.25 -187.5 23.4375 23.4375], 'FaceColor',[0 0 0]);
rectangle('Position',[679.688 -187.5 23.4375 23.4375], 'FaceColor',[1 1 1]);
rectangle('Position',[656.25 -210.938 23.4375 23.4375], 'FaceColor',[0 0 0]);
rectangle('Position',[679.688 -210.938 23.4375 23.4375], 'FaceColor',[1 1 1]);
rectangle('Position',[656.25 -234.375 23.4375 23.4375], 'FaceColor',[0 0 0]);
rectangle('Position',[679.688 -234.375 23.4375 23.4375], 'FaceColor',[1 1 1]);
rectangle('Position',[656.25 -257.812 23.4375 23.4375], 'FaceColor',[0 0 0]);
rectangle('Position',[679.688 -257.812 23.4375 23.4375], 'FaceColor',[1 1 1]);
rectangle('Position',[656.25 -281.25 23.4375 23.4375], 'FaceColor',[0 0 0]);
rectangle('Position',[679.688 -281.25 23.4375 23.4375], 'FaceColor',[1 1 1]);
rectangle('Position',[656.25 -304.688 23.4375 23.4375], 'FaceColor',[0 0 0]);
rectangle('Position',[679.688 -304.688 23.4375 23.4375], 'FaceColor',[1 1 1]);
rectangle('Position',[656.25 -328.125 23.4375 23.4375], 'FaceColor',[0 0 0]);
rectangle('Position',[679.688 -328.125 23.4375 23.4375], 'FaceColor',[1 1 1]);
rectangle('Position',[656.25 -351.562 23.4375 23.4375], 'FaceColor',[0 0 0]);
rectangle('Position',[679.688 -351.562 23.4375 23.4375], 'FaceColor',[1 1 1]);
rectangle('Position',[656.25 -375 23.4375 23.4375], 'FaceColor',[0 0 0]);
rectangle('Position',[679.688 -375 23.4375 23.4375], 'FaceColor',[1 1 1]);
rectangle('Position',[328.125 -679.688 23.4375 23.4375], 'FaceColor',[1 1 1]);
rectangle('Position',[351.562 -679.688 23.4375 23.4375], 'FaceColor',[1 1 1]);
rectangle('Position',[328.125 -703.125 23.4375 23.4375], 'FaceColor',[0 0 0]);
rectangle('Position',[351.562 -703.125 23.4375 23.4375], 'FaceColor',[0 0 0]);
rectangle('Position',[375 -679.688 23.4375 23.4375], 'FaceColor',[1 1 1]);
rectangle('Position',[398.438 -679.688 23.4375 23.4375], 'FaceColor',[1 1 1]);
rectangle('Position',[375 -703.125 23.4375 23.4375], 'FaceColor',[0 0 0]);
rectangle('Position',[398.438 -703.125 23.4375 23.4375], 'FaceColor',[0 0 0]);
rectangle('Position',[796.875 -1054.69 23.4375 23.4375], 'FaceColor',[1 1 1]);
rectangle('Position',[820.312 -1054.69 23.4375 23.4375], 'FaceColor',[0 0 0]);
rectangle('Position',[796.875 -1078.12 23.4375 23.4375], 'FaceColor',[1 1 1]);
rectangle('Position',[820.312 -1078.12 23.4375 23.4375], 'FaceColor',[0 0 0]);
rectangle('Position',[796.875 -1101.56 23.4375 23.4375], 'FaceColor',[1 1 1]);
rectangle('Position',[820.312 -1101.56 23.4375 23.4375], 'FaceColor',[0 0 0]);
rectangle('Position',[796.875 -1125 23.4375 23.4375], 'FaceColor',[1 1 1]);
rectangle('Position',[820.312 -1125 23.4375 23.4375], 'FaceColor',[0 0 0]);
rectangle('Position',[1125 -1054.69 23.4375 23.4375], 'FaceColor',[1 1 1]);
rectangle('Position',[1148.44 -1054.69 23.4375 23.4375], 'FaceColor',[1 1 1]);
rectangle('Position',[1125 -1078.12 23.4375 23.4375], 'FaceColor',[0 0 0]);
rectangle('Position',[1148.44 -1078.12 23.4375 23.4375], 'FaceColor',[0 0 0]);
rectangle('Position',[1171.88 -1054.69 23.4375 23.4375], 'FaceColor',[1 1 1]);
rectangle('Position',[1195.31 -1054.69 23.4375 23.4375], 'FaceColor',[1 1 1]);
rectangle('Position',[1171.88 -1078.12 23.4375 23.4375], 'FaceColor',[0 0 0]);
rectangle('Position',[1195.31 -1078.12 23.4375 23.4375], 'FaceColor',[0 0 0]);
rectangle('Position',[1218.75 -1054.69 23.4375 23.4375], 'FaceColor',[1 1 1]);
rectangle('Position',[1242.19 -1054.69 23.4375 23.4375], 'FaceColor',[1 1 1]);
rectangle('Position',[1218.75 -1078.12 23.4375 23.4375], 'FaceColor',[0 0 0]);
rectangle('Position',[1242.19 -1078.12 23.4375 23.4375], 'FaceColor',[0 0 0]);
rectangle('Position',[1265.62 -1054.69 23.4375 23.4375], 'FaceColor',[1 1 1]);
rectangle('Position',[1289.06 -1054.69 23.4375 23.4375], 'FaceColor',[1 1 1]);
rectangle('Position',[1265.62 -1078.12 23.4375 23.4375], 'FaceColor',[0 0 0]);
rectangle('Position',[1289.06 -1078.12 23.4375 23.4375], 'FaceColor',[0 0 0]);
rectangle('Position',[1312.5 -1054.69 23.4375 23.4375], 'FaceColor',[1 1 1]);
rectangle('Position',[1335.94 -1054.69 23.4375 23.4375], 'FaceColor',[1 1 1]);
rectangle('Position',[1312.5 -1078.12 23.4375 23.4375], 'FaceColor',[0 0 0]);
rectangle('Position',[1335.94 -1078.12 23.4375 23.4375], 'FaceColor',[0 0 0]);
rectangle('Position',[1359.38 -1054.69 23.4375 23.4375], 'FaceColor',[1 1 1]);
rectangle('Position',[1382.81 -1054.69 23.4375 23.4375], 'FaceColor',[1 1 1]);
rectangle('Position',[1359.38 -1078.12 23.4375 23.4375], 'FaceColor',[0 0 0]);
rectangle('Position',[1382.81 -1078.12 23.4375 23.4375], 'FaceColor',[0 0 0]);
rectangle('Position',[1406.25 -1054.69 23.4375 23.4375], 'FaceColor',[1 1 1]);
rectangle('Position',[1429.69 -1054.69 23.4375 23.4375], 'FaceColor',[1 1 1]);
rectangle('Position',[1406.25 -1078.12 23.4375 23.4375], 'FaceColor',[0 0 0]);
rectangle('Position',[1429.69 -1078.12 23.4375 23.4375], 'FaceColor',[0 0 0]);
rectangle('Position',[796.875 -1148.44 23.4375 23.4375], 'FaceColor',[1 1 1]);
rectangle('Position',[820.312 -1148.44 23.4375 23.4375], 'FaceColor',[0 0 0]);
rectangle('Position',[796.875 -1171.88 23.4375 23.4375], 'FaceColor',[1 1 1]);
rectangle('Position',[820.312 -1171.88 23.4375 23.4375], 'FaceColor',[0 0 0]);
rectangle('Position',[796.875 -1195.31 23.4375 23.4375], 'FaceColor',[1 1 1]);
rectangle('Position',[820.312 -1195.31 23.4375 23.4375], 'FaceColor',[0 0 0]);
rectangle('Position',[796.875 -1218.75 23.4375 23.4375], 'FaceColor',[1 1 1]);
rectangle('Position',[820.312 -1218.75 23.4375 23.4375], 'FaceColor',[0 0 0]);
rectangle('Position',[796.875 -1242.19 23.4375 23.4375], 'FaceColor',[1 1 1]);
rectangle('Position',[820.312 -1242.19 23.4375 23.4375], 'FaceColor',[0 0 0]);
rectangle('Position',[796.875 -1265.62 23.4375 23.4375], 'FaceColor',[1 1 1]);
rectangle('Position',[820.312 -1265.62 23.4375 23.4375], 'FaceColor',[0 0 0]);
rectangle('Position',[796.875 -1289.06 23.4375 23.4375], 'FaceColor',[1 1 1]);
rectangle('Position',[820.312 -1289.06 23.4375 23.4375], 'FaceColor',[0 0 0]);
rectangle('Position',[796.875 -1312.5 23.4375 23.4375], 'FaceColor',[1 1 1]);
rectangle('Position',[820.312 -1312.5 23.4375 23.4375], 'FaceColor',[0 0 0]);
rectangle('Position',[796.875 -1335.94 23.4375 23.4375], 'FaceColor',[1 1 1]);
rectangle('Position',[820.312 -1335.94 23.4375 23.4375], 'FaceColor',[0 0 0]);
rectangle('Position',[796.875 -1359.38 23.4375 23.4375], 'FaceColor',[1 1 1]);
rectangle('Position',[820.312 -1359.38 23.4375 23.4375], 'FaceColor',[0 0 0]);
rectangle('Position',[796.875 -1382.81 23.4375 23.4375], 'FaceColor',[1 1 1]);
rectangle('Position',[820.312 -1382.81 23.4375 23.4375], 'FaceColor',[0 0 0]);
rectangle('Position',[796.875 -1406.25 23.4375 23.4375], 'FaceColor',[1 1 1]);
rectangle('Position',[820.312 -1406.25 23.4375 23.4375], 'FaceColor',[0 0 0]);
rectangle('Position',[796.875 -1429.69 23.4375 23.4375], 'FaceColor',[1 1 1]);
rectangle('Position',[820.312 -1429.69 23.4375 23.4375], 'FaceColor',[0 0 0]);
rectangle('Position',[796.875 -1453.12 23.4375 23.4375], 'FaceColor',[1 1 1]);
rectangle('Position',[820.312 -1453.12 23.4375 23.4375], 'FaceColor',[0 0 0]);
X=[1400,1400,1218.75,1218.75,937.5,750,750,656.25,656.25,562.5,468.75,468.75,375,187.5,187.5,187.5,100];
Y=[-1400,-1400,-1312.5,-1312.5,-1125,-937.5,-937.5,-843.75,-843.75,-750,-656.25,-656.25,-375,-281.25,-281.25,-187.5,-100];
hold on;
plot(X,Y,'r');
legend('5355.26','Location','southoutside');
